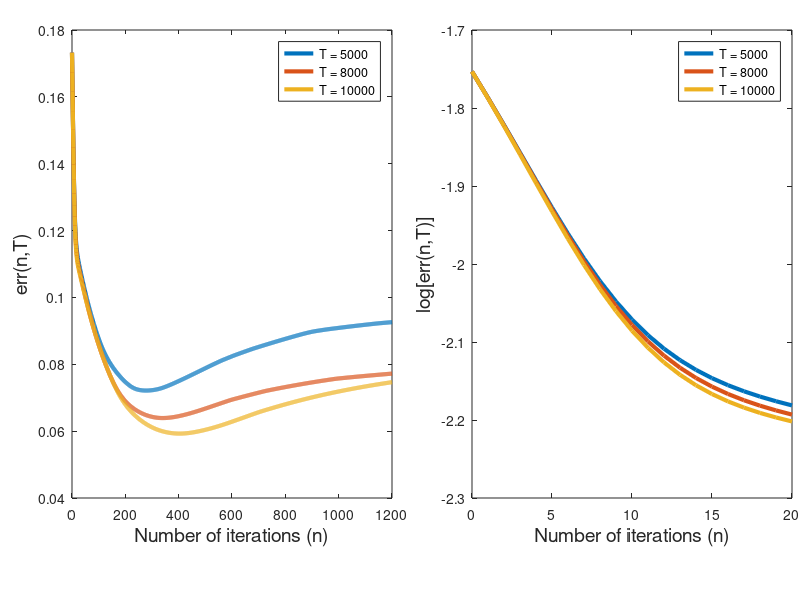

Here is the MATLAB script that generated this plot:
close all
clear
clc

load('Experiment_1_output.mat')

%% Calculating the L2 distance to the true parameter

theta_hi_star = 0.6;
theta_lo_star = 0.7;
theta_b_star = 0.8;

K = size(parameter,1);
T = size(parameter,2);
N = size(parameter,3);

avg_distance = NaN(T,N);

for t = 1:T
    distance_t = NaN(K,N);
    for k = 1:K
        parameter_new = squeeze(parameter(k,t,:,:));
        for n = 1:N
            distance_t(k,n) = sqrt((parameter_new(n,1)-theta_hi_star)^2+(parameter_new(n,2)-theta_lo_star)^2 ...
                +(parameter_new(n,3)-theta_b_star)^2);
        end
    end
    
    for n = 1:N
        avg_distance(t,n) = mean(distance_t(:,n));
    end
end

x_1 = 0:N-1;
log_length = (N-1) / 60;
x_2 = 0:log_length;

figure('Position',[0 0 900 280])

subplot('Position',[0.09 0.17 0.4 0.78]);
plot(x_1,avg_distance(1,:),'LineWidth',3)
hold on
plot(x_1,avg_distance(2,:),'LineWidth',3)
plot(x_1,avg_distance(3,:),'LineWidth',3)
legend('T = 5000','T = 8000','T = 10000')
xlabel('Number of iterations (n)','FontSize',14)
ylabel('err(n,T)','FontSize',14)

subplot('Position',[0.59 0.17 0.4 0.78]);
plot(x_2,log(avg_distance(1,1:log_length+1)),'LineWidth',3)
hold on
plot(x_2,log(avg_distance(2,1:log_length+1)),'LineWidth',3)
plot(x_2,log(avg_distance(3,1:log_length+1)),'LineWidth',3)
legend('T = 5000','T = 8000','T = 10000')
xlabel('Number of iterations (n)','FontSize',14)
ylabel('log[err(n,T)]','FontSize',14)

saveas(gcf,'Experiment_1_figure','epsc')